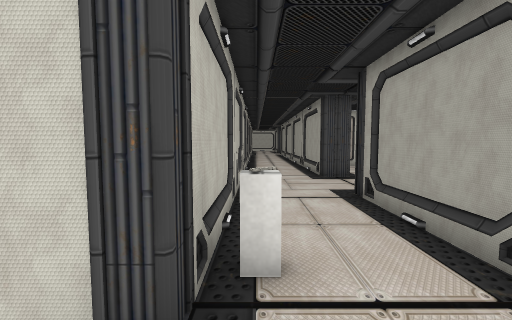
[1] (above)

23 first-person views from a walk through a 3-D level made in the Unity game engine. The camera is 1.3 m above the floor, tilts 4° down and sees 90° across. The floor is counted in squares, 1 m on a side. Each view is taken from the middle of a square. On the plan, view 1 faces up. The plan holds only what a view shows up to about 13 squares ahead; the rest is blank. The place goes on beyond the plan. The player character is not drawn. Some surface patterns are stand-ins.

[2]
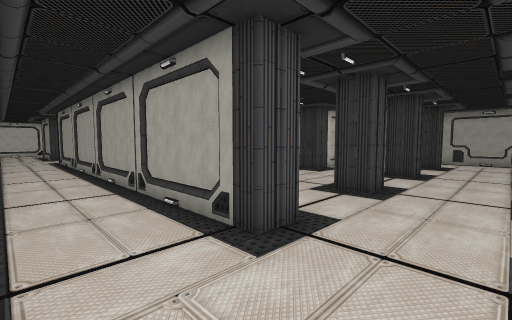

[3]
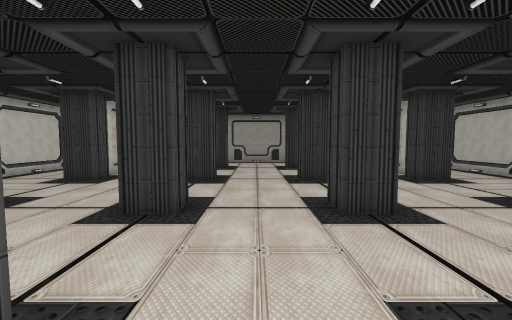

[4]
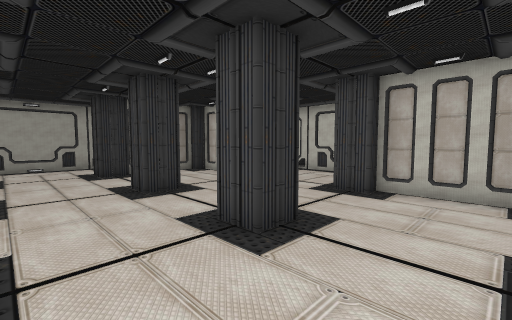

[5]
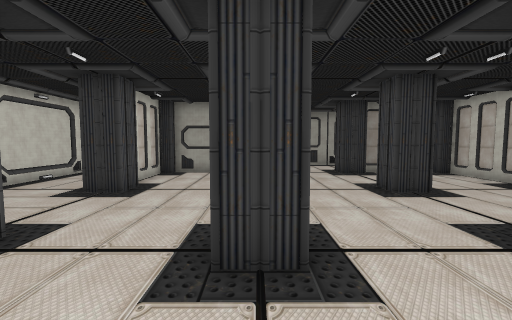

[6]
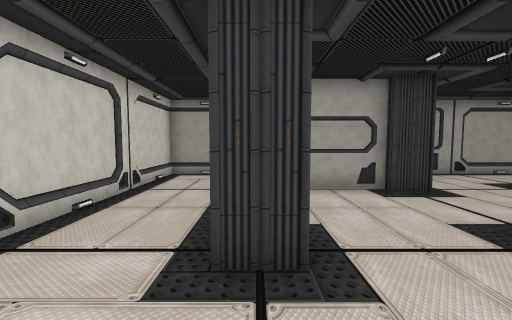

[7]
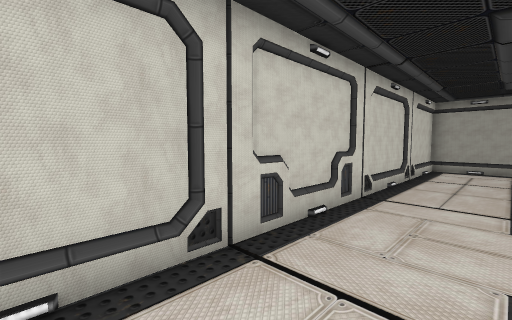

[8]
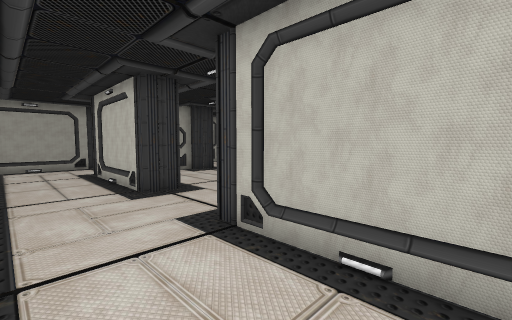

[9]
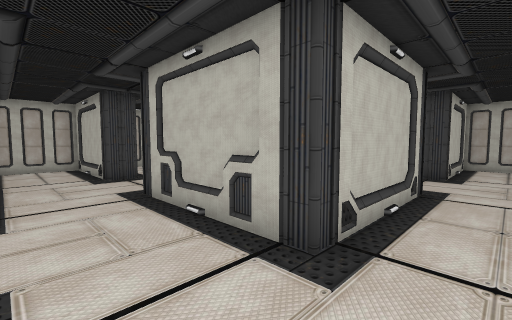

[10]
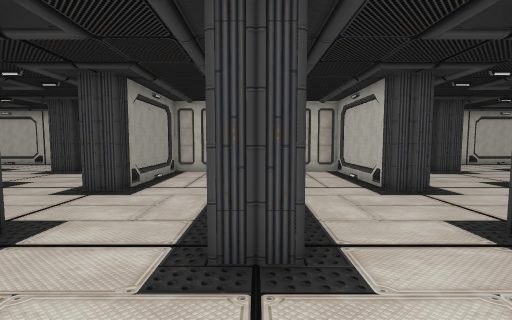

[11]
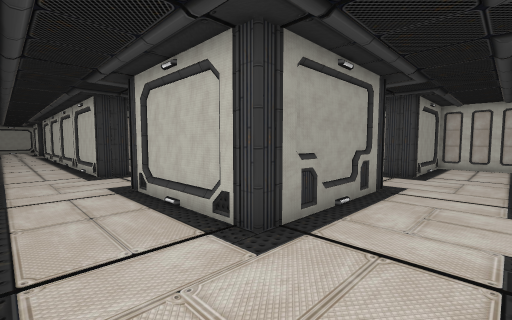

[12]
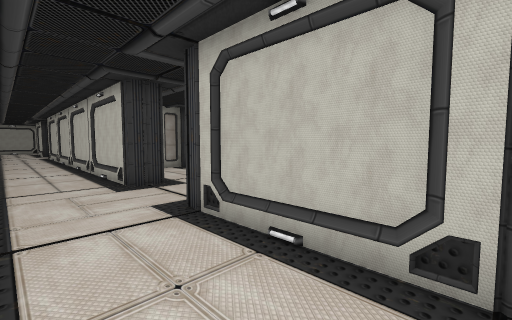

[13]
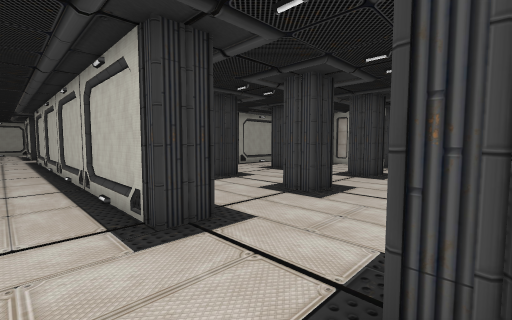

[14]
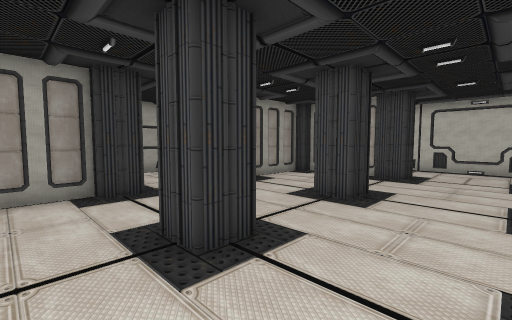

[15]
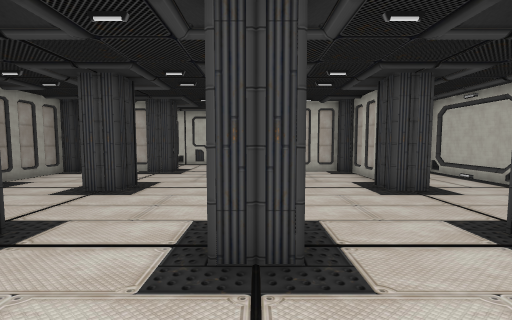

[16]
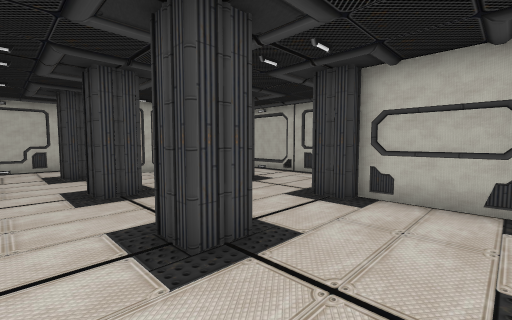

[17]
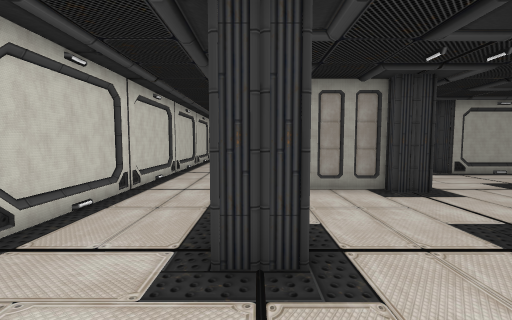

[18]
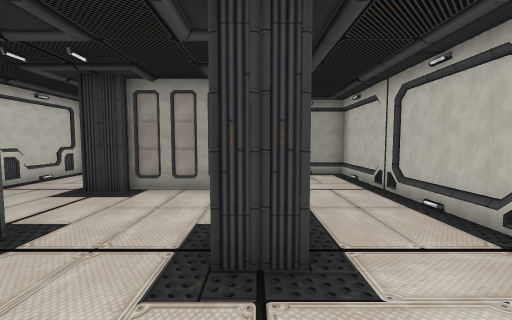

[19]
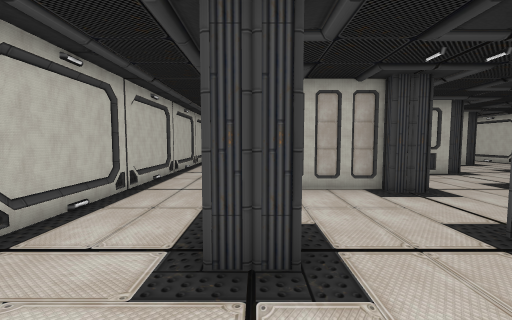

[20]
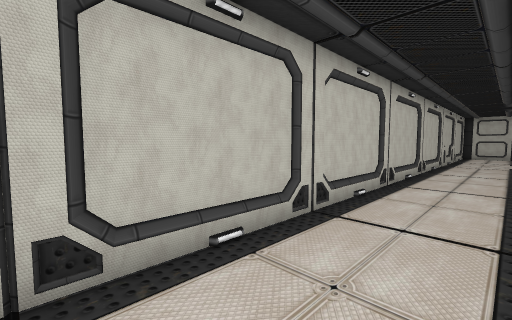

[21]
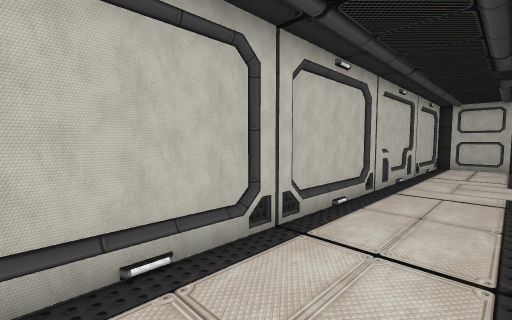

[22]
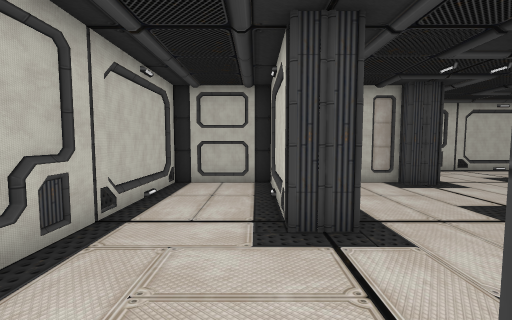

[23]
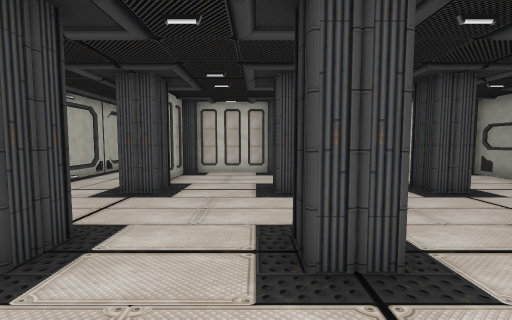

### Floor plan
Key: @ floor where view 1 was taken; # wall or solid block; . floor; O other object.
Columns run from 1 left of view 1 to 44 right of it. Each row starts with its distance up from view 1.
 24  ..
 23  ...
 22  ...#
 21  ...#
 20  ...#
 19  ...#
 18  ...#################            ##########
 17  ...#...............#. ....................
 16  ...#...............# ........................
 15 #...#...............#.........................
 14 #...#####...#####...#...#####...#############
 13 #...#...........#.......#...........#
 12 #...#...........#.......#...........#
 11 #...#...........#.......#...........#
 10 #...#...#...#...#...#...#...#...#...#####
  9 #...................#...................#
  8 #...................#...................#
  7 #...................#...................#
  6 #...#...#...#...#...#...#...#...#...#...#
  5 #...#...........#...#...#...........# ..#
  4 #...#...........#...#...#...........#  .#
  3 #O..#...........#...#...#...........#   #
  2 #...#####...#################...#####
  1     #...............................
  0  @  #...................................#
 -1     #...................................#
 -2     #####################################

Where each view was taken, in squares from view 1:
view 1: 0 up, 0 right, facing up
view 2: 7 up, 0 right, facing up-right
view 3: 8 up, 2 right, facing right
view 4: 9 up, 4 right, facing down-right
view 5: 10 up, 4 right, facing right
view 6: 14 up, 8 right, facing right
view 7: 15 up, 5 right, facing up-right
view 8: 17 up, 4 right, facing down-right
view 9: 16 up, 18 right, facing down-left
view 10: 13 up, 19 right, facing down
view 11: 17 up, 20 right, facing down-right
view 12: 17 up, 23 right, facing down-right
view 13: 16 up, 27 right, facing down-right
view 14: 12 up, 28 right, facing down-right
view 15: 13 up, 27 right, facing down
view 16: 13 up, 29 right, facing down-left
view 17: 14 up, 28 right, facing right
view 18: 2 up, 28 right, facing right
view 19: 2 up, 30 right, facing left
view 20: 1 up, 27 right, facing down-left
view 21: 1 up, 18 right, facing down-left
view 22: 1 up, 11 right, facing left
view 23: 3 up, 6 right, facing up
